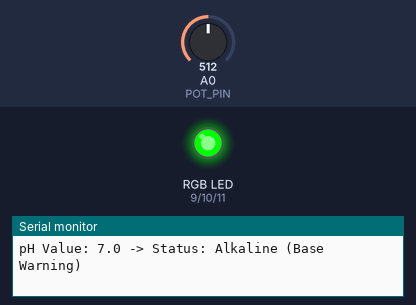
Bench run of a sketch on a simulated Arduino Uno, built with avr-gcc and run on an emulated ATmega328P. Parts: an RGB LED mixed from three pins (HIGH = lit), the last lines printed to the serial monitor. Inputs (shaded band) come from the test bench; at power-on: A0 (POT_PIN) = 512.

Above: at 1.2 s.
1.3 s: A0 (POT_PIN) set to 573
4.3 s: A0 (POT_PIN) set to 585
At 5.4 s:
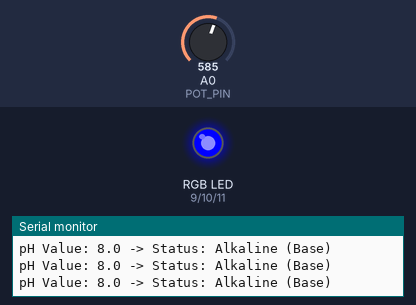
5.9 s: A0 (POT_PIN) set to 505
8.9 s: A0 (POT_PIN) set to 493
At 9.6 s:
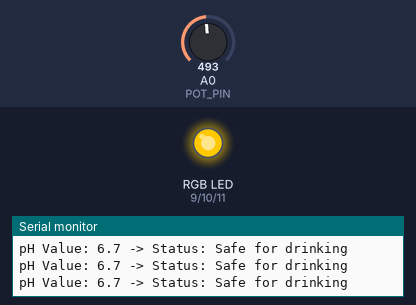
10.5 s: A0 (POT_PIN) set to 458
At 11.0 s:
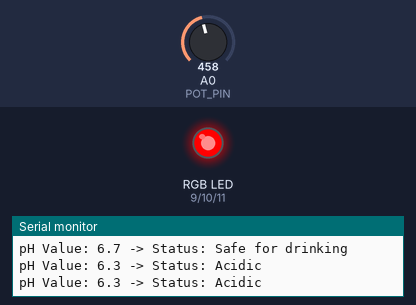
Timing chart, 0 to 13.1 s (numbered marks = the images above; inputs shaded):
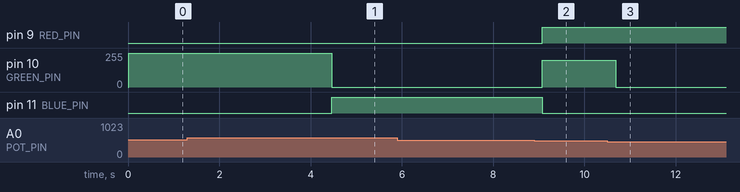

The sketch:

ph_monitor.ino
```cpp
// Hardware Pins
const int POT_PIN = A0;
const int RED_PIN = 9;
const int GREEN_PIN = 10;
const int BLUE_PIN = 11;

void setup() {
  pinMode(RED_PIN, OUTPUT);
  pinMode(GREEN_PIN, OUTPUT);
  pinMode(BLUE_PIN, OUTPUT);
  Serial.begin(9600);
  Serial.println("--- pH Monitor with Safety Classification Active ---");
}

void loop() {
  int rawValue = analogRead(POT_PIN);

  // Convert 0-1023 to 0.0 - 14.0 pH scale
  float pH = rawValue * 14.0 / 1023.0;

  // Print the raw pH value first
  Serial.print("pH Value: ");
  Serial.print(pH, 1);
  Serial.print(" -> Status: ");

  // --- COLOR & CLASSIFICATION LOGIC ---

  if (pH < 6.5) {
    analogWrite(RED_PIN, 255); analogWrite(GREEN_PIN, 0); analogWrite(BLUE_PIN, 0);
    Serial.println("Acidic");
  }
  else if (pH >= 6.5 && pH <= 6.9) {
    analogWrite(RED_PIN, 255); analogWrite(GREEN_PIN, 200); analogWrite(BLUE_PIN, 0);
    Serial.println("Safe for drinking");
  }
  else if (pH >= 7 && pH <= 8.0) {
    analogWrite(RED_PIN, 0); analogWrite(GREEN_PIN, 255); analogWrite(BLUE_PIN, 0);
    Serial.println("Alkaline (Base Warning)");
  }
  else if (pH >= 8.1 && pH <= 8.5) {
    analogWrite(RED_PIN, 255); analogWrite(GREEN_PIN, 200); analogWrite(BLUE_PIN, 0);
    Serial.println("Alkaline (Base Warning)");
  }
  else {
    analogWrite(RED_PIN, 0); analogWrite(GREEN_PIN, 0); analogWrite(BLUE_PIN, 255);
    Serial.println("Alkaline (Base)");
  }

  delay(200);
}
```

Measured:
- the behaviour switches between 584 and 585 on A0 (POT_PIN) (found by bisection; images 0 and 1)
- the behaviour switches between 505 and 504 on A0 (POT_PIN) (found by bisection; images 1 and 2)
- the behaviour switches between 475 and 474 on A0 (POT_PIN) (found by bisection; images 2 and 3)
- after the input at 4.3 s, pin 10 (GREEN_PIN): 255/255 → 0/255 after 0.16 s; pin 11 (BLUE_PIN): LOW → HIGH after 0.16 s
- after the input at 8.9 s, pin 9 (RED_PIN): LOW → HIGH after 0.18 s; pin 10 (GREEN_PIN): 0/255 → 200/255 after 0.18 s; pin 11 (BLUE_PIN): HIGH → LOW after 0.18 s
- after the input at 10.5 s, pin 10 (GREEN_PIN): 200/255 → 0/255 after 0.18 s
